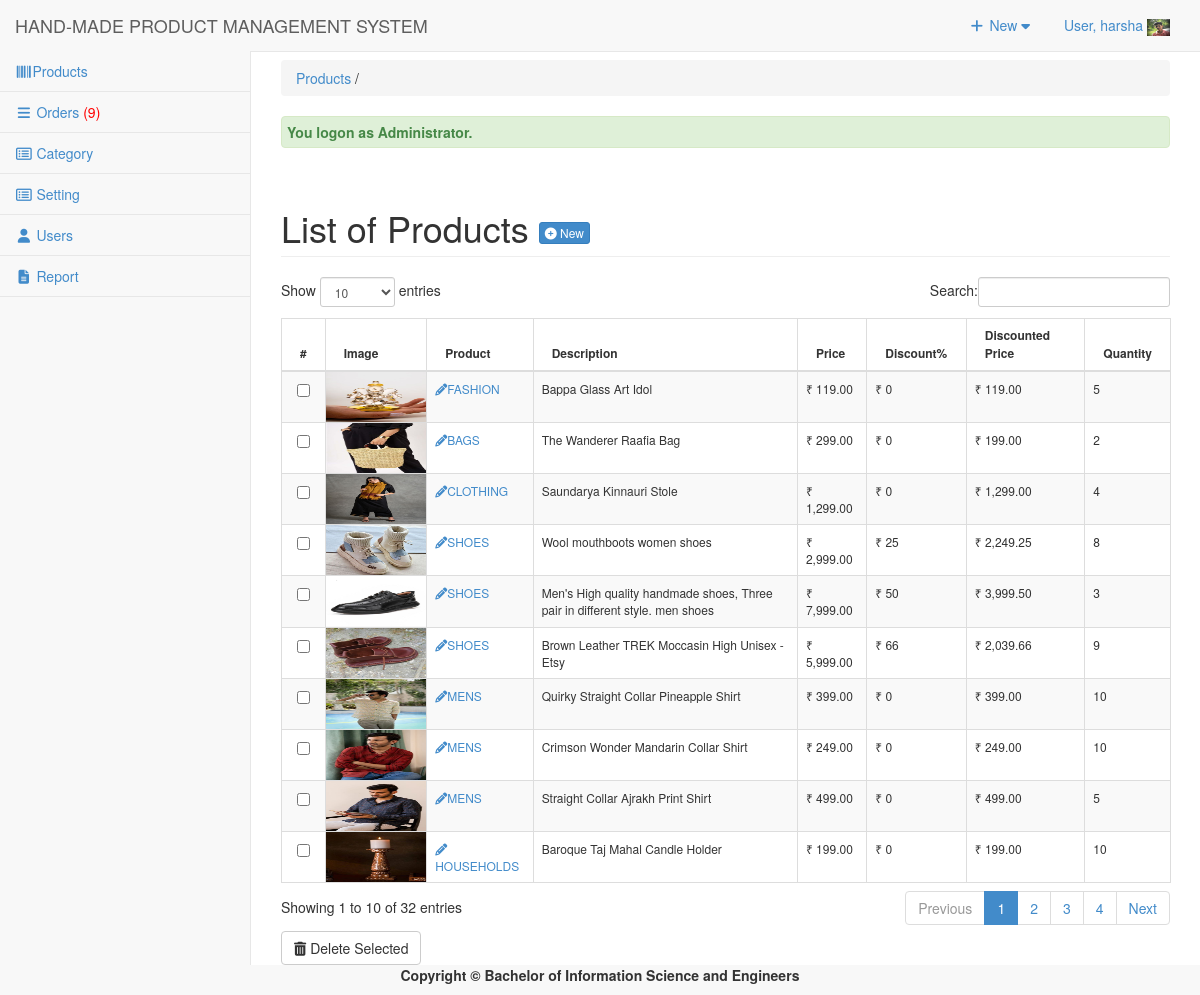
Page /admin/products/ (signed in) on the committed database.
### tables this page shows
CREATE TABLE `tbluseraccount` (
  `USERID` int(11) NOT NULL,
  `U_NAME` varchar(122) NOT NULL,
  `U_USERNAME` varchar(122) NOT NULL,
  `U_PASS` varchar(122) NOT NULL,
  `U_ROLE` varchar(30) NOT NULL,
  `USERIMAGE` varchar(255) NOT NULL
);

CREATE TABLE `tblpromopro` (
  `PROMOID` int(11) NOT NULL,
  `PROID` int(11) NOT NULL,
  `PRODISCOUNT` double NOT NULL,
  `PRODISPRICE` double NOT NULL,
  `PROBANNER` tinyint(4) NOT NULL,
  `PRONEW` tinyint(4) NOT NULL
);

CREATE TABLE `tblproduct` (
  `PROID` int(11) NOT NULL,
  `PRODESC` varchar(255) DEFAULT NULL,
  `INGREDIENTS` varchar(255) NOT NULL,
  `PROQTY` int(11) DEFAULT NULL,
  `ORIGINALPRICE` double NOT NULL,
  `PROPRICE` double DEFAULT NULL,
  `CATEGID` int(11) DEFAULT NULL,
  `IMAGES` varchar(255) DEFAULT NULL,
  `PROSTATS` varchar(30) DEFAULT NULL,
  `OWNERNAME` varchar(90) NOT NULL,
  `OWNERPHONE` varchar(90) NOT NULL
);

CREATE TABLE `tblcategory` (
  `CATEGID` int(11) NOT NULL,
  `CATEGORIES` varchar(255) NOT NULL,
  `USERID` int(11) NOT NULL
);

### admin/products/index.php (called while the page is built, shortened)
<?php
require_once("../../include/initialize.php");
$view = (isset($_GET['view']) && $_GET['view'] != '') ? $_GET['view'] : '';
	$header=$view;
	$title="Products";
	switch ($view) {
  	default :
	$title="Products";
	}
require_once ("../theme/templates.php");
?>

### include/database.php (called while the page is built, shortened)
<?php
class Database {
	var $sql_string = '';
	private $conn;
	public function open_connection() {
		$this->conn = mysqli_connect(server,user,pass);
		if(!$this->conn){
			echo "Problem in database connection! Contact administrator!";
			exit();
		}else{
			$db_select = mysqli_select_db($this->conn,database_name);
		}
	}
	function setQuery($sql='') {
		$this->sql_string=$sql;
	}
	function executeQuery() {
		$result = mysqli_query($this->conn,$this->sql_string);
		return $result;
	}
	private function confirm_query($result) {
		return $result;
	}
	function loadResultList( $key='' ) {
		$cur = $this->executeQuery();
		$array = array();
		while ($row = mysqli_fetch_object($cur)) {
			if ($key) {
				$array[$row->$key] = $row;
			} else {
				$array[] = $row;
			}
		}
		return $array;
	}
	function loadSingleResult() {
		$cur = $this->executeQuery();
		while ($row = mysqli_fetch_object($cur)) {
		return $data = $row;
		}
	}
	public function num_rows($result_set) {
		return mysqli_num_rows($result_set);
	}
}
$mydb = new Database();
?>

### include/accounts.php (called while the page is built, shortened)
<?php
require_once(LIB_PATH.DS.'database.php');
class User {
	protected static  $tblname = "tbluseraccount";
	function single_user($id=""){
			global $mydb;
			$mydb->setQuery("SELECT * FROM ".self::$tblname."
				Where USERID= '{$id}' LIMIT 1");
			$cur = $mydb->loadSingleResult();
			return $cur;
	}
}
?>

### admin/products/list.php (the view, shortened to what this page needs)
<div class="row">
     	 <div class="col-lg-12">
          <h1 class="page-header">List of Products  <a href="index.php?view=add" class="btn btn-primary btn-xs  ">  <i class="fa fa-plus-circle fw-fa"></i> New</a>  </h1>
     		</div>
 		 </div>
	    <form action="controller.php?action=delete" Method="POST">
	    <div class="table-responsive">
		<table id="dash-table"  class="table table-striped table-bordered table-hover "  style="font-size:12px" cellspacing="0" >
		  <thead>
		  	<tr>
		  		<th width="1%">#</th>
		  		<th width="50">Image</th>
		  		<th>Product</th>
		  		<th>Description</th>
		  		<th>Price</th>
		  		<th>Discount%</th>
		  		<th>Discounted Price</th>
		  		<th>Quantity</th>
		  	</tr>
		  </thead>
	  <tbody>
		  	<?php
		  		$query = "SELECT * FROM `tblpromopro` pr , `tblproduct` p , `tblcategory` c
         					 WHERE pr.`PROID`=p.`PROID` AND  p.`CATEGID` = c.`CATEGID` ";
		  		$mydb->setQuery($query);
		  		$cur = $mydb->loadResultList();
				foreach ($cur as $result) {
		  		echo '<tr>';
		  		echo '<td width="1%" align="center"><input type="checkbox" name="selector[]" id="selector[]" value="'.$result->PROID. '"/></td>';
		    echo '<td style="padding:0px;">
					<a class="PROID" href="" data-target="#productmodal"  data-toggle="modal"  data-id="'.$result->PROID.'">
					<img  title="'.$result->CATEGORIES.'" style="width:100px;height:50px;padding:0;"  src="'. web_root.'admin/products/'.$result->IMAGES . '">
					</a></td>';
		  		echo '<td><a title="edit" href="'.web_root.'admin/products/index.php?view=edit&id='.$result->PROID.'"><i class="fa fa-pencil "></i>'.$result->CATEGORIES.'</a></td>';
		  		echo '<td>'. $result->PRODESC.'</td>';
		  		echo '<td> &#8377 '.  number_format($result->PROPRICE,2).'</td>';
		  		echo '<td> &#8377 '.  number_format($result->PRODISCOUNT,0).'</td>';
		  		echo '<td> &#8377 '.  number_format($result->PRODISPRICE,2).'</td>';
		  		echo '<td width="4%">'. $result->PROQTY.'</td>';
		  	}
		  	?>
		  </tbody>
		</table>
		<div class="btn-group">
		  <button type="submit" class="btn btn-default" name="delete"><i class="fa fa-trash fw-fa"></i> Delete Selected</button>
		</div>
		</div>
		</form>

### admin/theme/templates.php (shortened to what this page needs)
<!DOCTYPE html>
<html lang="en">
<head>
<link href="<?php echo web_root; ?>admin/css/bootstrap.min.css" rel="stylesheet">
<link href="<?php echo web_root; ?>admin/css/metisMenu.min.css" rel="stylesheet">
<link href="<?php echo web_root; ?>admin/css/timeline.css" rel="stylesheet">
<link href="<?php echo web_root; ?>admin/css/sb-admin-2.css" rel="stylesheet">
<link href="<?php echo web_root; ?>admin/font/css/font-awesome.min.css" rel="stylesheet" type="text/css">
<link href="<?php echo web_root; ?>admin/font/font-awesome.min.css" rel="stylesheet" type="text/css">
<link href="<?php echo web_root; ?>admin/css/dataTables.bootstrap.css" rel="stylesheet">
<link href="<?php echo web_root; ?>css/bootstrap-datetimepicker.min.css" rel="stylesheet" media="screen">
<link href="<?php echo web_root; ?>css/datepicker.css" rel="stylesheet" media="screen">
<link href="<?php echo web_root; ?>admin/css/costum.css" rel="stylesheet">
<link href="<?php echo web_root; ?>admin/css/ekko-lightbox.css" rel="stylesheet">
</head>
  <?php
    $query = "SELECT * FROM tblsummary WHERE ORDEREDSTATS = 'Pending'";
    $mydb->setQuery($query);
    $cur = $mydb->executeQuery();
    $rowscount = $mydb->num_rows($cur);
    $res = isset($rowscount)? $rowscount : 0;
    if($res>0){
    $order = '<span style="color:red;">('.$res.')</span>';
    }else{
        $order = '<span> ('.$res.')</span>';
    }
?>
<body>
   <div id="wrapper">
        <nav class="navbar navbar-default navbar-static-top  " role="navigation" style="margin-bottom: 0">
            <div class="navbar-header">
                 <a class="navbar-brand"  href="<?php echo web_root; ?>admin/index.php" >HAND-MADE PRODUCT MANAGEMENT SYSTEM</a>
            </div>
            <ul class="nav navbar-top-links navbar-right">
                 <li class="dropdown">
                    <a class="dropdown-toggle" data-toggle="dropdown" href="#">
                        <i class="fa fa-plus fa-fw"></i> New  <i class="fa fa-caret-down"></i>
                    </a>
                </li>
<?php
 $user = New User();
$singleuser = $user->single_user($_SESSION['USERID']);
?>
                <li class="dropdown">
                    <a class="dropdown-toggle" data-toggle="dropdown" href="#">
                        User, <?php echo $_SESSION['U_NAME']; ?> <img title="profile image" width="23px" height="17px" src="<?php echo web_root.'admin/user/'.$singleuser ->USERIMAGE ?>">
                    </a>
                </li>
            </ul>
            <div class="navbar-default sidebar" role="navigation">
                <div class="sidebar-nav navbar-collapse">
                    <ul class="nav" id="side-menu">
                        <li>
                             <a href="<?php echo web_root; ?>admin/products/index.php"><i class="fa fa-barcode fa-fw"></i>Products </a>
                        </li>
                        <li>
                             <a href="<?php echo web_root; ?>admin/orders/index.php" ><i class="fa fa-reorder fa-fw"></i>  Orders <?php echo $order; ?></a>
                  </li>
                         <li>
                             <a href="<?php echo web_root; ?>admin/category/index.php" ><i class="fa fa-list-alt fa-fw"></i>  Category </a>
                        </li>
                        <?php if ($_SESSION['U_ROLE']=='Administrator') {
                        ?>
                         <li>
                             <a href="<?php echo web_root; ?>admin/settings/index.php" ><i class="fa fa-list-alt fa-fw"></i>  Setting </a>
                        </li>
                          <li>
                            <a href="<?php echo web_root; ?>admin/user/index.php" ><i class="fa fa-user fa-fw"></i> Users </a>
                        </li>
                         <li>
                            <a href="<?php echo web_root; ?>admin/report/index.php" ><i class="fa  fa-file-text fa-fw"></i> Report </a>
                        </li>
                 <?php }  ?>
                    </ul>
                </div>
            </div>
        </nav>
  <div id="page-wrapper">
            <div class="row" >
                <div class="col-lg-12">
                    <?php
                    if ($title<>'Dashboard'){
                       echo   '<p class="breadcrumb" style="margin-top: 8px;">
                        <a href="index.php" title="'. $title.'" >'. $title.'</a>
                        '.(isset($header) ? ' / '. $header : '').'  </p>'  ;
                    } ?>
                        <?php   check_message();  ?>
                  <?php require_once $content; ?>
                </div>
            </div>
        </div>
    </div>
</body>
      <footer><p  style="text-align: center;font-weight: bold;">Copyright &copy; Bachelor of Information Science and Engineers</p></footer>
</html>

### include/session.php (shortened to what this page needs)
		<?php
		function check_message(){
    if(isset($_SESSION['message'])){
      if(isset($_SESSION['msgtype'])){
        if ($_SESSION['msgtype']=="info"){
          echo  '<label class="alert alert-info" style="width:100%;padding:5px;">'. $_SESSION['message'] . '</label>';
        }elseif($_SESSION['msgtype']=="error"){
          echo  '<label class="alert alert-danger" style="width:100%;padding:5px;">' . $_SESSION['message'] . '</label>';
        }elseif($_SESSION['msgtype']=="success"){
          echo  '<label class="alert alert-success" style="width:100%;padding:5px;">' . $_SESSION['message'] . '</label>';
        }
        }
    }
 }
?>

### admin/css/sb-admin-2.css (style rules this page uses)
body { background-color: #f8f8f8; }
#wrapper { width: 100%; }
#page-wrapper { padding: 0 15px; min-height: 568px; background-color: #fff; }
@media (min-width:768px) { #page-wrapper { position: inherit; margin: 0 0 0 250px; padding: 0 30px; border-left: 1px solid #e7e7e7; } }
.navbar-top-links { margin-right: 0; }
.navbar-top-links li { display: inline-block; }
.navbar-top-links li:last-child { margin-right: 15px; }
.navbar-top-links li a { padding: 15px; min-height: 50px; }
.sidebar .sidebar-nav.navbar-collapse { padding-right: 0; padding-left: 0; }
.sidebar ul li { border-bottom: 1px solid #e7e7e7; }
@media (min-width:768px) { .sidebar { z-index: 1; position: absolute; width: 250px; margin-top: 51px; } }

### rows in the picture
tbluseraccount: USERIMAGE (picture)
tblpromopro: PROID.IMAGES (picture), tblcategory.CATEGORIES "FASHION", PROID.PRODESC "Bappa Glass Art Idol", PROID.PROPRICE "119.00", PRODISCOUNT "0", PRODISPRICE "119.00", PROID.PROQTY "5"
tblpromopro: PROID.IMAGES (picture), tblcategory.CATEGORIES "BAGS", PROID.PRODESC "The Wanderer Raafia Bag", PROID.PROPRICE "299.00", PRODISCOUNT "0", PRODISPRICE "199.00", PROID.PROQTY "2"
tblpromopro: PROID.IMAGES (picture), tblcategory.CATEGORIES "CLOTHING", PROID.PRODESC "Saundarya Kinnauri Stole", PROID.PROPRICE "1,299.00", PRODISCOUNT "0", PRODISPRICE "1,299.00", PROID.PROQTY "4"
tblpromopro: PROID.IMAGES (picture), tblcategory.CATEGORIES "SHOES", PROID.PRODESC "Wool mouthboots women shoes", PROID.PROPRICE "2,999.00", PRODISCOUNT "25", PRODISPRICE "2,249.25", PROID.PROQTY "8"
tblpromopro: PROID.IMAGES (picture), tblcategory.CATEGORIES "SHOES", PROID.PRODESC "Men's High quality handmade shoes, Three pair in different style. men shoes", PROID.PROPRICE "7,999.00", PRODISCOUNT "50", PRODISPRICE "3,999.50", PROID.PROQTY "3"
tblpromopro: PROID.IMAGES (picture), tblcategory.CATEGORIES "SHOES", PROID.PRODESC "Brown Leather TREK Moccasin High Unisex - Etsy", PROID.PROPRICE "5,999.00", PRODISCOUNT "66", PRODISPRICE "2,039.66", PROID.PROQTY "9"
tblpromopro: PROID.IMAGES (picture), tblcategory.CATEGORIES "MENS", PROID.PRODESC "Quirky Straight Collar Pineapple Shirt", PROID.PROPRICE "399.00", PRODISCOUNT "0", PRODISPRICE "399.00", PROID.PROQTY "10"
tblpromopro: PROID.IMAGES (picture), tblcategory.CATEGORIES "MENS", PROID.PRODESC "Crimson Wonder Mandarin Collar Shirt", PROID.PROPRICE "249.00", PRODISCOUNT "0", PRODISPRICE "249.00", PROID.PROQTY "10"
tblpromopro: PROID.IMAGES (picture), tblcategory.CATEGORIES "MENS", PROID.PRODESC "Straight Collar Ajrakh Print Shirt", PROID.PROPRICE "499.00", PRODISCOUNT "0", PRODISPRICE "499.00", PROID.PROQTY "5"
tblpromopro: PROID.IMAGES (picture), tblcategory.CATEGORIES "HOUSEHOLDS", PROID.PRODESC "Baroque Taj Mahal Candle Holder", PROID.PROPRICE "199.00", PRODISCOUNT "0", PRODISPRICE "199.00", PROID.PROQTY "10"

### other values in the picture
$_SESSION['U_NAME'] "harsha"
$res "9"
$title "Products"
$_SESSION['message'] "You logon as Administrator."
